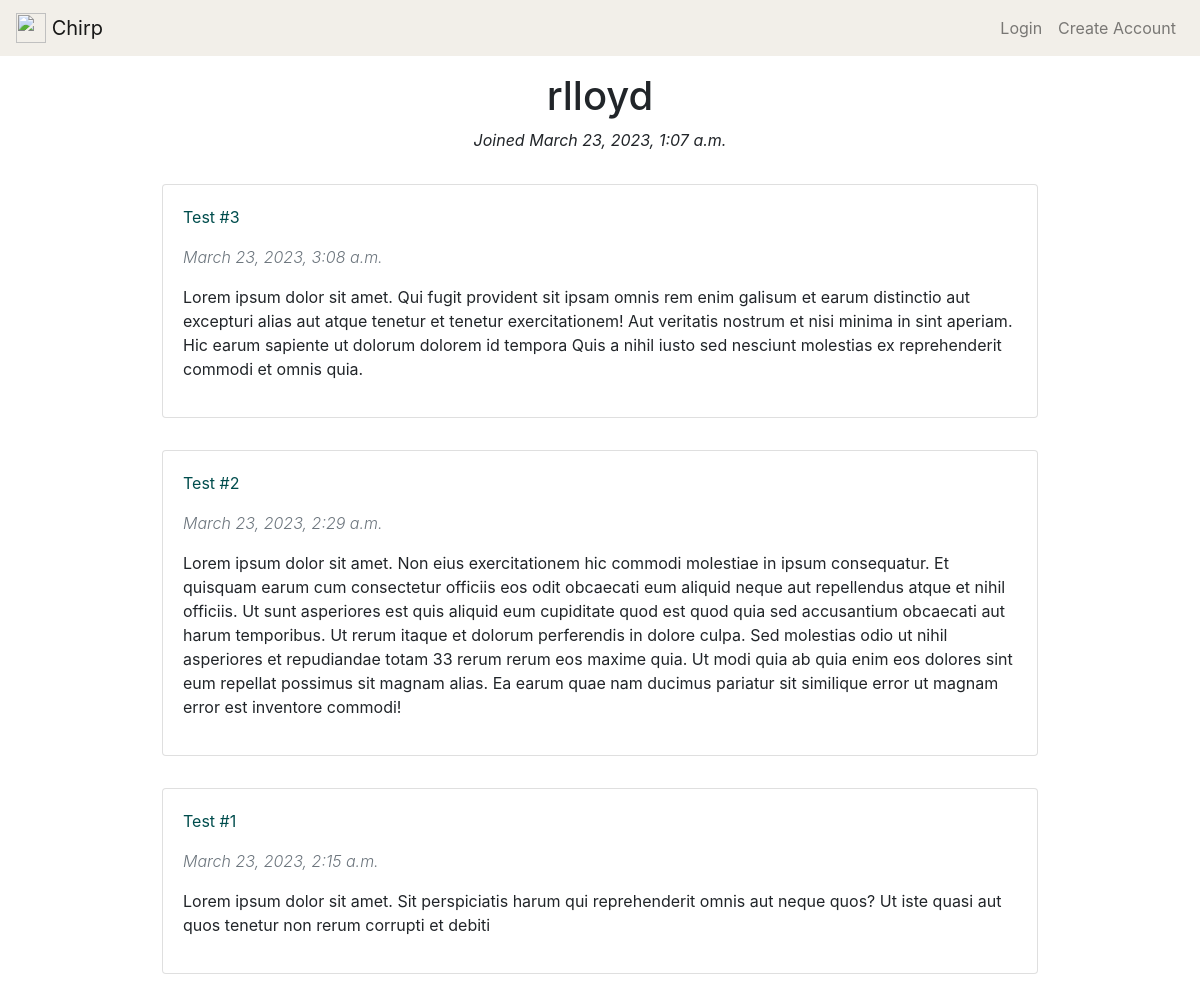
The page /users/rlloyd/ on the database its author committed.
### posts/models.py (models this page shows, shortened)
class Post(models.Model):
    author = models.ForeignKey('auth.User', related_name="posts", on_delete=models.CASCADE)
    created = models.DateTimeField(auto_now_add=True,)
    body = models.TextField(max_length=1000)
    title = models.CharField(max_length=100)
    class Meta:
        ordering = ['-created']

### users/views.py (the view)
# urls.py: path('<str:username>/', views.ProfilePage.as_view(), name='profile'),
class ProfilePage(DetailView):
    model = User
    template_name = 'profile.html'
    context_object_name = 'profile'
    def get_object(self):
        return get_object_or_404(User, username=self.kwargs['username'])

### templates/profile.html
{% extends 'base.html' %}
{% block content %}
<div class="text-center pt-3">
    <h1>{{ profile.username }}</h1>
    <p class="font-italic">Joined {{ profile.date_joined }}</p>
</div>
{% for post in profile.posts.all %}
<div class="p-3">
    <div class="m-auto" style="width: 75%;">
        <div class="card">
            <div class="card-body">
                <p><a style="color:rgb(0, 77, 77);" href="{%  url 'posts:detail' post.pk %}">{{ post.title }}</a></p>
                <p class="text-muted font-italic font-weight-light">{{ post.created }}</p>
                <p>{{ post.body }}</p>
            </div>
        </div>
    </div>
</div>
{% endfor %}
{% endblock content %}

### rows shown on the page
Post: title "Test #3", created "March 23, 2023, 3:08 a.m.", body "Lorem ipsum dolor sit amet. Qui fugit provident sit ipsam omnis rem enim galisum et earum distinctio aut excepturi alias aut atque tenetur et tenetur exercitationem! Aut veritatis nostrum et nisi minima in sint aperiam. Hic earum sapiente ut dolorum dolorem id tempora Quis a nihil iusto sed nesciunt molestias ex reprehenderit commodi et omnis quia."
Post: title "Test #2", created "March 23, 2023, 2:29 a.m.", body "Lorem ipsum dolor sit amet. Non eius exercitationem hic commodi molestiae in ipsum consequatur. Et quisquam earum cum consectetur officiis eos odit obcaecati eum aliquid neque aut repellendus atque et nihil officiis. Ut sunt asperiores est quis aliquid eum cupiditate quod est quod quia sed accusantium obcaecati aut harum temporibus. Ut rerum itaque et dolorum perferendis in dolore culpa. Sed molestias odio ut nihil asperiores et repudiandae totam 33 rerum rerum eos maxime quia. Ut modi quia ab quia enim eos dolores sint eum repellat possimus sit magnam alias. Ea earum quae nam ducimus pariatur sit similique error ut magnam error est inventore commodi!"
Post: title "Test #1", created "March 23, 2023, 2:15 a.m.", body "Lorem ipsum dolor sit amet. Sit perspiciatis harum qui reprehenderit omnis aut neque quos? Ut iste quasi aut quos tenetur non rerum corrupti et debiti"

### other values the page prints
{{ profile.username }} "rlloyd"
{{ profile.date_joined }} "March 23, 2023, 1:07 a.m."
